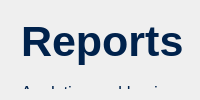
         <widget class="QWidget" name="Reports">
          <layout class="QGridLayout" name="gridLayout">
           <item row="0" column="0">
            <widget class="QWidget" name="widget_24" native="true">
             <widget class="QWidget" name="widget_25" native="true">
              <property name="geometry">
               <rect>
                <x>0</x>
                <y>0</y>
                <width>1161</width>
                <height>111</height>
               </rect>
              </property>
              <widget class="QLabel" name="label_13">
               <property name="geometry">
                <rect>
                 <x>10</x>
                 <y>0</y>
                 <width>461</width>
                 <height>61</height>
                </rect>
               </property>
               <property name="font">
                <font>
                 <family>Arial</family>
                 <pointsize>32</pointsize>
                 <weight>75</weight>
                 <bold>true</bold>
                </font>
               </property>
               <property name="styleSheet">
                <string notr="true">color: #00224c;</string>
               </property>
               <property name="text">
                <string>Reports</string>
               </property>
              </widget>
              <widget class="QLabel" name="label_14">
               <property name="geometry">
                <rect>
                 <x>10</x>
                 <y>65</y>
                 <width>421</width>
                 <height>31</height>
                </rect>
               </property>
               <property name="font">
                <font>
                 <family>Arial</family>
                 <pointsize>13</pointsize>
                </font>
               </property>
               <property name="styleSheet">
                <string notr="true">color: #00224C;</string>
               </property>
               <property name="text">
                <string>Analytics and business intelligence</string>
               </property>
              </widget>
             </widget>
             <widget class="QWidget" name="dashboard_layout" native="true">
              <property name="geometry">
               <rect>
                <x>0</x>
                <y>110</y>
                <width>1151</width>
                <height>541</height>
               </rect>
              </property>
              <layout class="QVBoxLayout" name="verticalLayout_6"/>
             </widget>
            </widget>
           </item>
          </layout>
         </widget>
